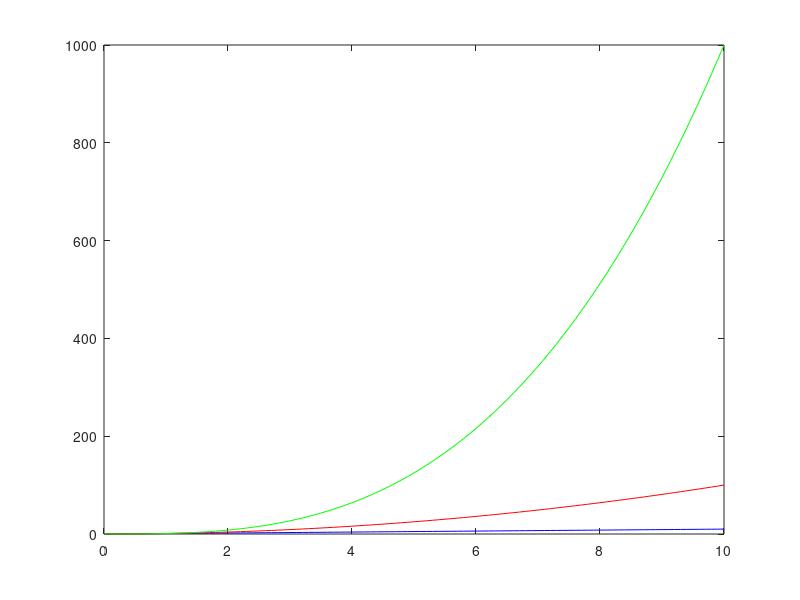

This chart was generated by the following MATLAB code:
clear all
clc
close all
t = 0:0.1:10;
figure;             
plot(t, t, 'b');    % f(x) = x
hold on            
plot(t, t.^2, 'r'); % f(x) = x^2 (potęgowanie element po elemencie .^) 
plot(t, t.^3, 'g'); % f(x) = x^3
hold off            